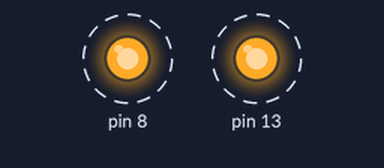
Bench run of a sketch on a simulated Arduino Uno, built with avr-gcc and run on an emulated ATmega328P. On the bench: output pins drawn as LEDs (lit = HIGH). Dashed ring = blinking.

Above: at 0.1 s.
Timing chart, 0 to 3.0 s (numbered marks = the images above):
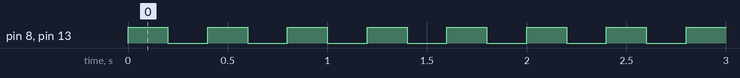

The sketch:

System_3_led_every_200ms.ino
```cpp
void setup() {
  pinMode (8, OUTPUT);
  pinMode (13, OUTPUT);
}

void loop() {
  digitalWrite (8, HIGH);
  digitalWrite (13, HIGH);
  delay(200);
  digitalWrite (8, LOW);
  digitalWrite (13, LOW);
  delay(200);

}
```

Measured:
- by itself, pin 8, pin 13: alternates HIGH for 0.20 s and LOW for 0.20 s
